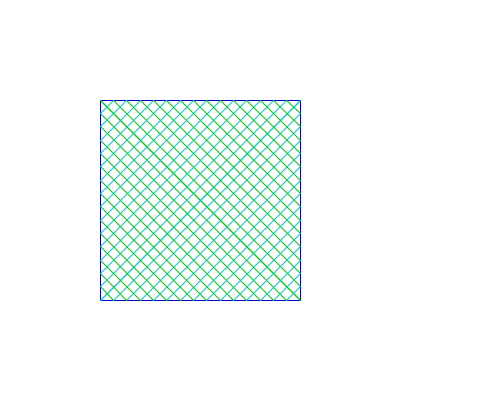
Frame 1 (no input)
Frame 60 (the mouse pressed at the canvas centre just before this capture): identical to frame 1, image omitted
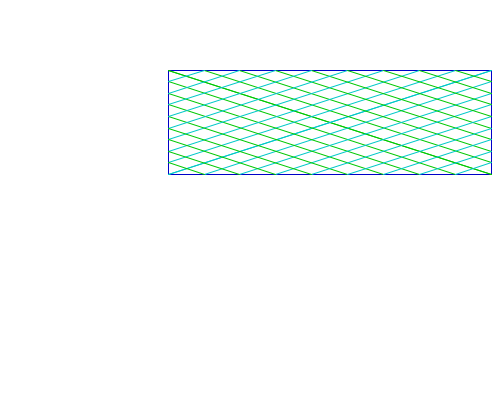
Frame 120 (the mouse held since frame 60 and released just before this capture)

The Processing sketch that drew these frames (run headless with seeded random() and noise(); from frame 60 on, the mouse is pressed at the canvas centre):

// Processing sketch: basicHatch
// ── basicHatch.pde
float rw= 200;
float rh= 200;
float rx= 100;
float ry= 100;
int nbLines = 15;
float x1 = rx;
float y1 = ry;
float x2 = rx+rw;
float y2 = ry+rh;
float x3 = rx+rw;
float y3 = ry;
float x4 = rx;
float y4 = ry+rh;

float xa, ya, xb, yb;

void setup() {
  size(500, 400);
}

void draw() {
  background(255);
  draw_rect();
}

void draw_rect() {
  stroke(0, 0, 200);
  fill(255);
  rect(rx, ry, rw, rh);
  
  for (int i=0; i<nbLines; i++) {
    stroke(0, 200, 0); 
    xa = map(i, 0, nbLines, x1, x3);
    ya = map(i, 0, nbLines, y1, y3);
    xb = map(i, 0, nbLines, x2, x3);
    yb = map(i, 0, nbLines, y2, y3);
    line(xa, ya, xb, yb);
    
    xa = map(i, 0, nbLines, x1, x4);
    ya = map(i, 0, nbLines, y1, y4);
    xb = map(i, 0, nbLines, x2, x4);
    yb = map(i, 0, nbLines, y2, y4);
    line(xa, ya, xb, yb);
    
    
    stroke(0, 200, 200);
    xa = map(i, 0, nbLines, x3, x2);
    ya = map(i, 0, nbLines, y3, y2);
    xb = map(i, 0, nbLines, x4, x2);
    yb = map(i, 0, nbLines, y4, y2);
    line(xa, ya, xb, yb);
    
    xa = map(i, 0, nbLines, x3, x1);
    ya = map(i, 0, nbLines, y3, y1);
    xb = map(i, 0, nbLines, x4, x1);
    yb = map(i, 0, nbLines, y4, y1);
    line(xa, ya, xb, yb);
  }
}

void mousePressed() {
  randomize();
}

void randomize() {
  rw= random(width);
  rh= random(height);
  rx= random(width-rw);
  ry= random(height-rh);
  nbLines = (int) random(5, 10);
  x1 = rx;
  y1 = ry;
  x2 = rx+rw;
  y2 = ry+rh;
  x3 = rx+rw;
  y3 = ry;
  x4 = rx;
  y4 = ry+rh;
}
